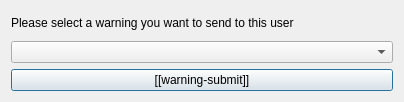
<?xml version="1.0" encoding="UTF-8"?>
<ui version="4.0">
 <class>WarningList</class>
 <widget class="QDialog" name="WarningList">
  <property name="geometry">
   <rect>
    <x>0</x>
    <y>0</y>
    <width>404</width>
    <height>102</height>
   </rect>
  </property>
  <property name="windowTitle">
   <string/>
  </property>
  <property name="windowIcon">
   <iconset resource="../huggle_res/pictures.qrc">
    <normaloff>:/huggle/pictures/Resources/huggle3_newlogo.ico</normaloff>:/huggle/pictures/Resources/huggle3_newlogo.ico</iconset>
  </property>
  <layout class="QVBoxLayout" name="verticalLayout">
   <item>
    <widget class="QLabel" name="label">
     <property name="text">
      <string>Please select a warning you want to send to this user</string>
     </property>
    </widget>
   </item>
   <item>
    <widget class="QComboBox" name="comboBox"/>
   </item>
   <item>
    <widget class="QPushButton" name="pushButton">
     <property name="text">
      <string>[[warning-submit]]</string>
     </property>
    </widget>
   </item>
  </layout>
 </widget>
 <resources>
  <include location="../huggle_res/pictures.qrc"/>
 </resources>
 <connections/>
</ui>
